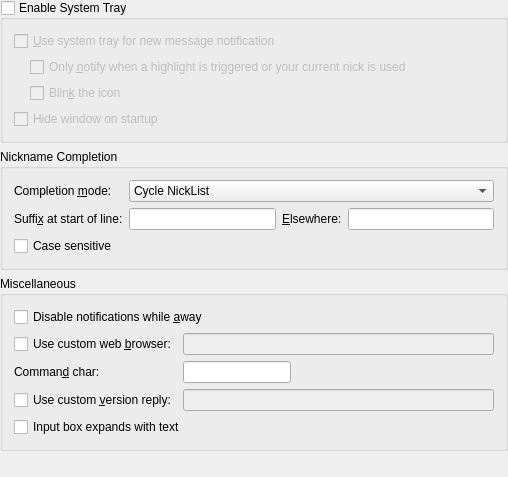
<ui version="4.0" >
 <author>Copyright (C) 2005 Peter Simonsson</author>
 <comment>This program is free software; you can redistribute it and/or modify
it under the terms of the GNU General Public License as published by
the Free Software Foundation; either version 2 of the License, or
(at your option) any later version.
</comment>
 <class>GeneralBehavior_Config</class>
 <widget class="QWidget" name="GeneralBehavior_Config" >
  <property name="geometry" >
   <rect>
    <x>0</x>
    <y>0</y>
    <width>508</width>
    <height>477</height>
   </rect>
  </property>
  <layout class="QVBoxLayout" name="verticalLayout_2" >
   <property name="margin" >
    <number>0</number>
   </property>
   <item>
    <widget class="QGroupBox" name="kcfg_ShowTrayIcon" >
     <property name="title" >
      <string>Enable System Tray</string>
     </property>
     <property name="checkable" >
      <bool>true</bool>
     </property>
     <property name="checked" >
      <bool>false</bool>
     </property>
     <layout class="QVBoxLayout" name="verticalLayout" >
      <item>
       <widget class="QCheckBox" name="kcfg_TrayNotify" >
        <property name="text" >
         <string>&amp;Use system tray for new message notification</string>
        </property>
       </widget>
      </item>
      <item>
       <layout class="QHBoxLayout" name="horizontalLayout" >
        <item>
         <spacer name="spacer51" >
          <property name="orientation" >
           <enum>Qt::Horizontal</enum>
          </property>
          <property name="sizeType" >
           <enum>QSizePolicy::Fixed</enum>
          </property>
          <property name="sizeHint" stdset="0" >
           <size>
            <width>16</width>
            <height>20</height>
           </size>
          </property>
         </spacer>
        </item>
        <item>
         <widget class="QCheckBox" name="kcfg_TrayNotifyOnlyOwnNick" >
          <property name="enabled" >
           <bool>false</bool>
          </property>
          <property name="text" >
           <string>Only &amp;notify when a highlight is triggered or your current nick is used</string>
          </property>
         </widget>
        </item>
       </layout>
      </item>
      <item>
       <layout class="QHBoxLayout" name="horizontalLayout_2" >
        <item>
         <spacer name="spacer51_2" >
          <property name="orientation" >
           <enum>Qt::Horizontal</enum>
          </property>
          <property name="sizeType" >
           <enum>QSizePolicy::Fixed</enum>
          </property>
          <property name="sizeHint" stdset="0" >
           <size>
            <width>16</width>
            <height>20</height>
           </size>
          </property>
         </spacer>
        </item>
        <item>
         <widget class="QCheckBox" name="kcfg_TrayNotifyBlink" >
          <property name="text" >
           <string>Blin&amp;k the icon</string>
          </property>
         </widget>
        </item>
       </layout>
      </item>
      <item>
       <widget class="QCheckBox" name="kcfg_HideToTrayOnStartup" >
        <property name="text" >
         <string>Hide window on startup</string>
        </property>
       </widget>
      </item>
     </layout>
    </widget>
   </item>
   <item>
    <widget class="QGroupBox" name="middleLabel" >
     <property name="title" >
      <string>Nickname Completion</string>
     </property>
     <layout class="QGridLayout" >
      <item row="0" column="0" >
       <widget class="QLabel" name="modeLbl" >
        <property name="text" >
         <string>Completion &amp;mode:</string>
        </property>
        <property name="wordWrap" >
         <bool>false</bool>
        </property>
        <property name="buddy" >
         <cstring>kcfg_NickCompletionMode</cstring>
        </property>
       </widget>
      </item>
      <item row="0" column="1" colspan="3" >
       <widget class="KComboBox" name="kcfg_NickCompletionMode" >
        <item>
         <property name="text" >
          <string>Cycle NickList</string>
         </property>
        </item>
        <item>
         <property name="text" >
          <string>Shell-Like</string>
         </property>
        </item>
        <item>
         <property name="text" >
          <string>Shell-Like with Completion Box</string>
         </property>
        </item>
       </widget>
      </item>
      <item row="1" column="1" >
       <widget class="KLineEdit" name="kcfg_NickCompleteSuffixStart" />
      </item>
      <item row="1" column="0" >
       <widget class="QLabel" name="startOfLineLabel" >
        <property name="text" >
         <string>Suffi&amp;x at start of line:</string>
        </property>
        <property name="wordWrap" >
         <bool>false</bool>
        </property>
        <property name="buddy" >
         <cstring>kcfg_NickCompleteSuffixStart</cstring>
        </property>
       </widget>
      </item>
      <item row="1" column="3" >
       <widget class="KLineEdit" name="kcfg_NickCompleteSuffixMiddle" />
      </item>
      <item row="1" column="2" >
       <widget class="QLabel" name="textLabel3" >
        <property name="text" >
         <string>&amp;Elsewhere:</string>
        </property>
        <property name="wordWrap" >
         <bool>false</bool>
        </property>
        <property name="buddy" >
         <cstring>kcfg_NickCompleteSuffixMiddle</cstring>
        </property>
       </widget>
      </item>
      <item row="2" column="0" >
       <widget class="QCheckBox" name="kcfg_NickCompletionCaseSensitive" >
        <property name="text" >
         <string>Case sensitive</string>
        </property>
        <property name="shortcut" >
         <string/>
        </property>
       </widget>
      </item>
     </layout>
    </widget>
   </item>
   <item>
    <widget class="QGroupBox" name="miscGBox" >
     <property name="title" >
      <string>Miscellaneous</string>
     </property>
     <layout class="QGridLayout" >
      <item row="0" column="0" colspan="2" >
       <widget class="QCheckBox" name="kcfg_DisableNotifyWhileAway" >
        <property name="text" >
         <string>Disable notifications while &amp;away</string>
        </property>
       </widget>
      </item>
      <item row="5" column="0" >
       <widget class="QCheckBox" name="kcfg_CustomVersionReplyEnabled" >
        <property name="text" >
         <string>Use custom &amp;version reply:</string>
        </property>
       </widget>
      </item>
      <item row="5" column="1" >
       <widget class="KLineEdit" name="kcfg_CustomVersionReply" >
        <property name="enabled" >
         <bool>false</bool>
        </property>
        <property name="whatsThis" >
         <string>&lt;qt>Here you can set a custom reply for &lt;b>CTCP &lt;i>VERSION&lt;/i>&lt;/b> requests.&lt;/qt></string>
        </property>
       </widget>
      </item>
      <item row="4" column="1" >
       <widget class="KLineEdit" name="kcfg_CommandChar" >
        <property name="sizePolicy" >
         <sizepolicy vsizetype="Fixed" hsizetype="Fixed" >
          <horstretch>0</horstretch>
          <verstretch>0</verstretch>
         </sizepolicy>
        </property>
        <property name="maxLength" >
         <number>1</number>
        </property>
       </widget>
      </item>
      <item row="6" column="0" colspan="2" >
       <widget class="QCheckBox" name="kcfg_UseMultiRowInputBox" >
        <property name="text" >
         <string>Input box expands with text</string>
        </property>
       </widget>
      </item>
      <item row="3" column="1" >
       <widget class="KLineEdit" name="kcfg_WebBrowserCmd" >
        <property name="enabled" >
         <bool>false</bool>
        </property>
       </widget>
      </item>
      <item row="4" column="0" >
       <widget class="QLabel" name="commandCharLabel" >
        <property name="text" >
         <string>Comman&amp;d char:</string>
        </property>
        <property name="wordWrap" >
         <bool>false</bool>
        </property>
        <property name="buddy" >
         <cstring>kcfg_CommandChar</cstring>
        </property>
       </widget>
      </item>
      <item row="3" column="0" >
       <widget class="QCheckBox" name="kcfg_UseCustomBrowser" >
        <property name="text" >
         <string>Use custom web &amp;browser:</string>
        </property>
       </widget>
      </item>
     </layout>
    </widget>
   </item>
   <item>
    <spacer name="spacer52" >
     <property name="orientation" >
      <enum>Qt::Vertical</enum>
     </property>
     <property name="sizeType" >
      <enum>QSizePolicy::Expanding</enum>
     </property>
     <property name="sizeHint" stdset="0" >
      <size>
       <width>20</width>
       <height>20</height>
      </size>
     </property>
    </spacer>
   </item>
  </layout>
 </widget>
 <layoutdefault spacing="6" margin="11" />
 <layoutfunction spacing="KDialog::spacingHint" margin="KDialog::marginHint" />
 <customwidgets>
  <customwidget>
   <class>KComboBox</class>
   <extends>QComboBox</extends>
   <header>kcombobox.h</header>
  </customwidget>
  <customwidget>
   <class>KLineEdit</class>
   <extends>QLineEdit</extends>
   <header>klineedit.h</header>
  </customwidget>
 </customwidgets>
 <tabstops>
  <tabstop>kcfg_ShowTrayIcon</tabstop>
  <tabstop>kcfg_TrayNotify</tabstop>
  <tabstop>kcfg_TrayNotifyOnlyOwnNick</tabstop>
  <tabstop>kcfg_TrayNotifyBlink</tabstop>
  <tabstop>kcfg_HideToTrayOnStartup</tabstop>
  <tabstop>kcfg_NickCompletionMode</tabstop>
  <tabstop>kcfg_NickCompleteSuffixStart</tabstop>
  <tabstop>kcfg_NickCompleteSuffixMiddle</tabstop>
  <tabstop>kcfg_NickCompletionCaseSensitive</tabstop>
  <tabstop>kcfg_DisableNotifyWhileAway</tabstop>
  <tabstop>kcfg_UseCustomBrowser</tabstop>
  <tabstop>kcfg_WebBrowserCmd</tabstop>
  <tabstop>kcfg_CommandChar</tabstop>
  <tabstop>kcfg_CustomVersionReplyEnabled</tabstop>
  <tabstop>kcfg_CustomVersionReply</tabstop>
  <tabstop>kcfg_UseMultiRowInputBox</tabstop>
 </tabstops>
 <includes>
  <include location="local" >klineedit.h</include>
  <include location="local" >klineedit.h</include>
  <include location="local" >klineedit.h</include>
  <include location="local" >klineedit.h</include>
  <include location="local" >klineedit.h</include>
 </includes>
 <resources/>
 <connections>
  <connection>
   <sender>kcfg_TrayNotify</sender>
   <signal>toggled(bool)</signal>
   <receiver>kcfg_TrayNotifyOnlyOwnNick</receiver>
   <slot>setEnabled(bool)</slot>
   <hints>
    <hint type="sourcelabel" >
     <x>20</x>
     <y>20</y>
    </hint>
    <hint type="destinationlabel" >
     <x>20</x>
     <y>20</y>
    </hint>
   </hints>
  </connection>
  <connection>
   <sender>kcfg_UseCustomBrowser</sender>
   <signal>toggled(bool)</signal>
   <receiver>kcfg_WebBrowserCmd</receiver>
   <slot>setEnabled(bool)</slot>
   <hints>
    <hint type="sourcelabel" >
     <x>20</x>
     <y>20</y>
    </hint>
    <hint type="destinationlabel" >
     <x>20</x>
     <y>20</y>
    </hint>
   </hints>
  </connection>
  <connection>
   <sender>kcfg_CustomVersionReplyEnabled</sender>
   <signal>toggled(bool)</signal>
   <receiver>kcfg_CustomVersionReply</receiver>
   <slot>setEnabled(bool)</slot>
   <hints>
    <hint type="sourcelabel" >
     <x>20</x>
     <y>20</y>
    </hint>
    <hint type="destinationlabel" >
     <x>20</x>
     <y>20</y>
    </hint>
   </hints>
  </connection>
 </connections>
</ui>
